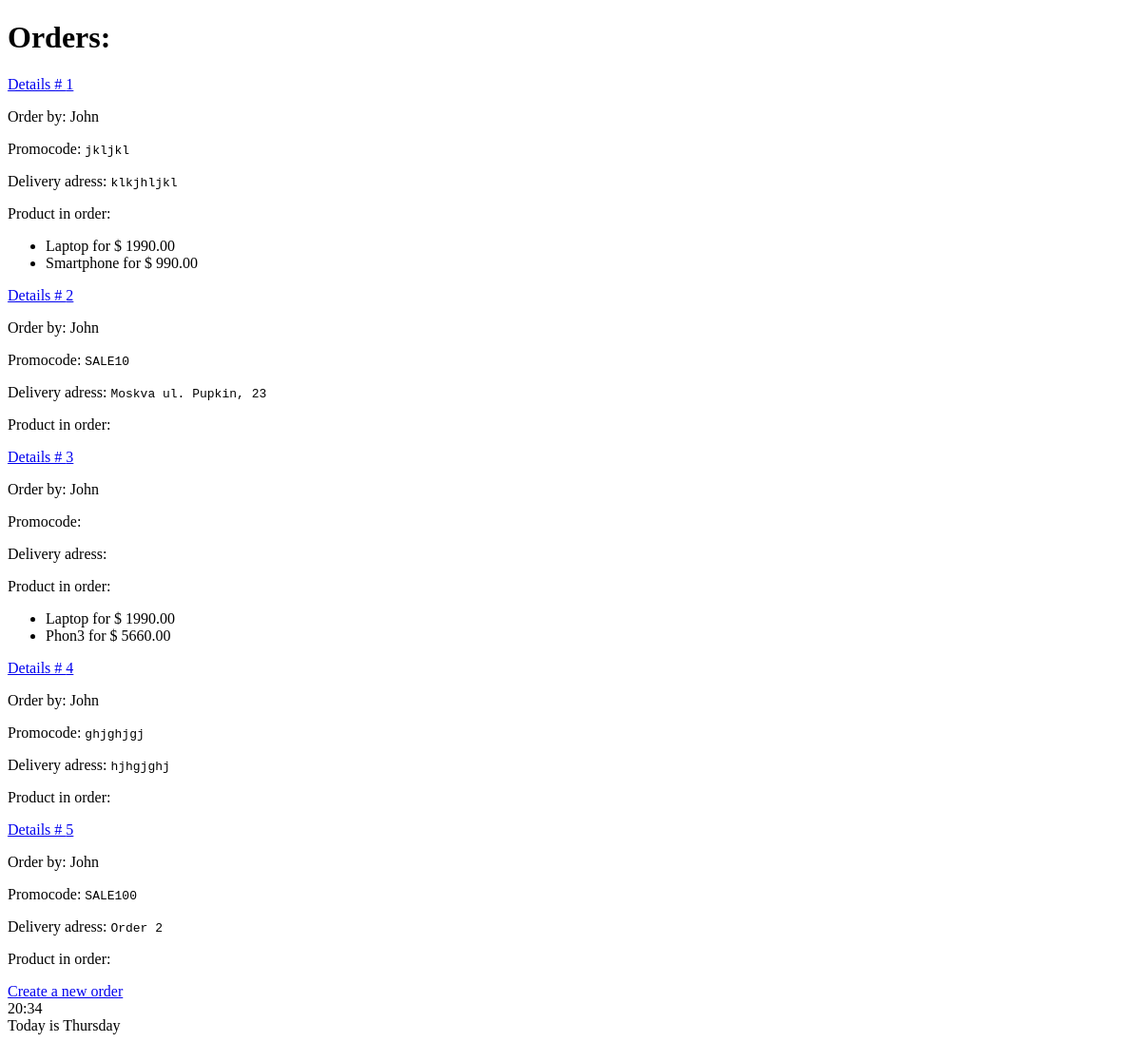
The app's page /shop/orders/ (signed in), older data.
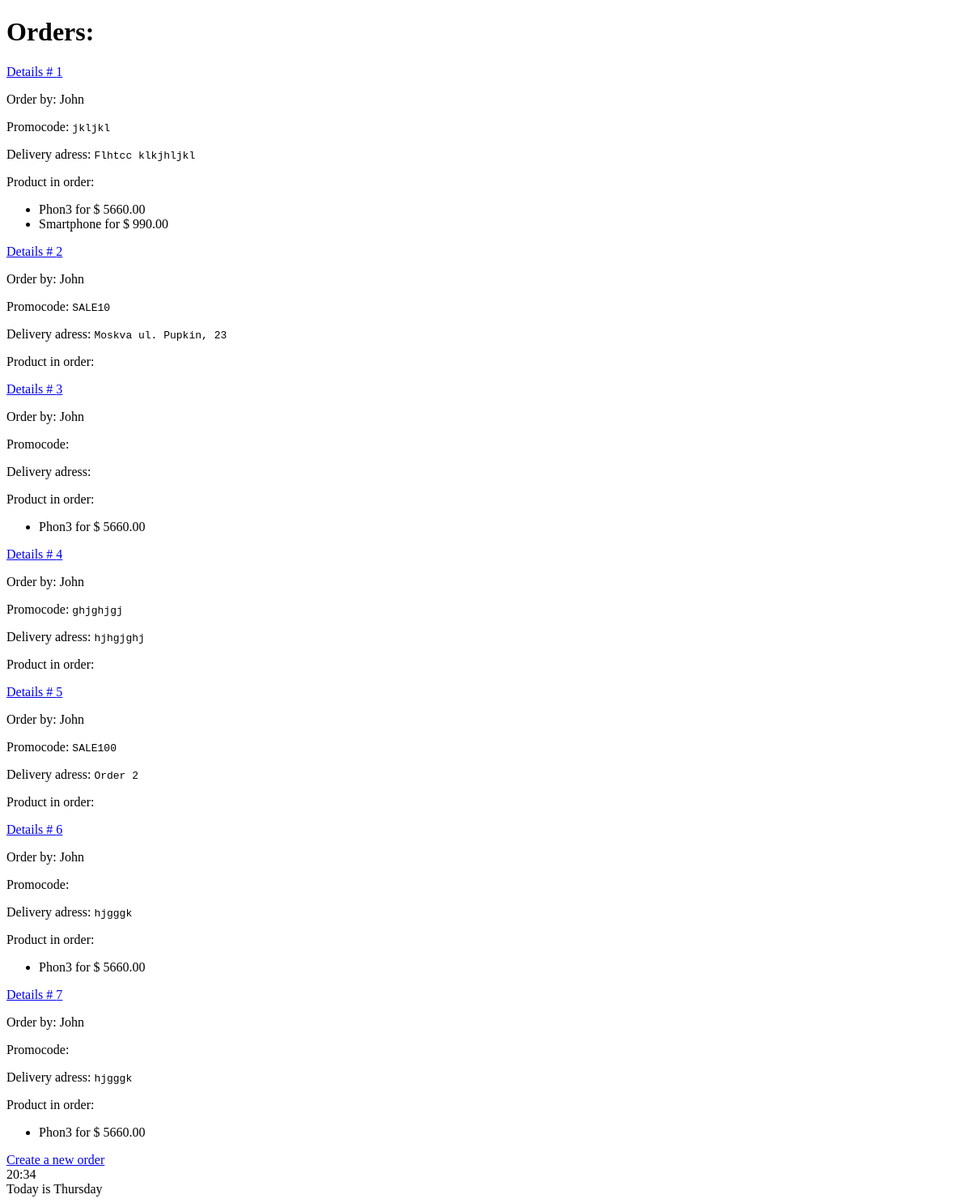
The same page, newer data.
### shopapp/models.py (models this page shows, shortened)
class Order(models.Model):
    delivery_adress = models.TextField(null=True, blank=True)
    promocode=models.CharField(max_length=20, null=False, blank=True)
    created_at=models.DateTimeField(auto_now_add=True)
    user=models.ForeignKey(User, on_delete=models.PROTECT)
    products = models.ManyToManyField(Product,related_name="orders")

class Product(models.Model):
    class Meta:
        ordering = ['name', 'price']
    name = models.CharField(max_length=100)
    description = models.TextField(null=False, blank=True)
    price = models.DecimalField(default=0, max_digits=8, decimal_places=2)
    discount = models.PositiveSmallIntegerField(default=0)
    created_at = models.DateTimeField(auto_now_add=True)
    archived = models.BooleanField(default=False)
    created_by=models.ForeignKey(User, on_delete=models.PROTECT)

### shopapp/views.py (the view)
# urls.py: path('orders/', OrdersListView.as_view(), name='order-list'),
class OrdersListView(LoginRequiredMixin, ListView):
    queryset = Order.objects.select_related("user").prefetch_related("products")

### shopapp/templates/shopapp/order_list.html (shortened to what this page needs)
{% extends 'shopapp/base.html' %}
{% block body %}
    <h1> Orders: </h1>
    <div>
        {% for order in object_list %}
            <div>
               <p><a href={% url 'shopapp:order-detail' pk=order.pk %}>Details # {{ order.pk }}</a></p>
               <p> Order by: {% firstof order.user.first_name order.user.username %} </p>
               <p> Promocode: <code>{{ order.promocode}} </code></p>
               <p> Delivery adress: <code>{{ order.delivery_adress}} </code></p>
               <div>
                    <p> Product in order: </p>
                    <ul>
                        {% for product in order.products.all %}
                            <li>{{ product.name }} for $ {{ product.price }}</li>
                        {% endfor %}
                    </ul>
                </div>
            </div>
        {% empty %}
            No products yet
        {% endfor%}
    </div>
    <div>
        <a href={% url 'shopapp:order-create' %}>
        Create a new order
        </a>
    </div
{% endblock %}

Row changes from the older to the newer data that the page shows:
removed Product: name "Laptop", price "1990.00"
changed Order "jkljkl": delivery_adress "klkjhljkl" → "Flhtcc klkjhljkl"; gains Product (name "Phon3", price "5660.00")
added Order: pk "6", user.first_name "John", delivery_adress "hjgggk", Product (name "Phon3", price "5660.00")
added Order: pk "7", user.first_name "John", delivery_adress "hjgggk", Product (name "Phon3", price "5660.00")
